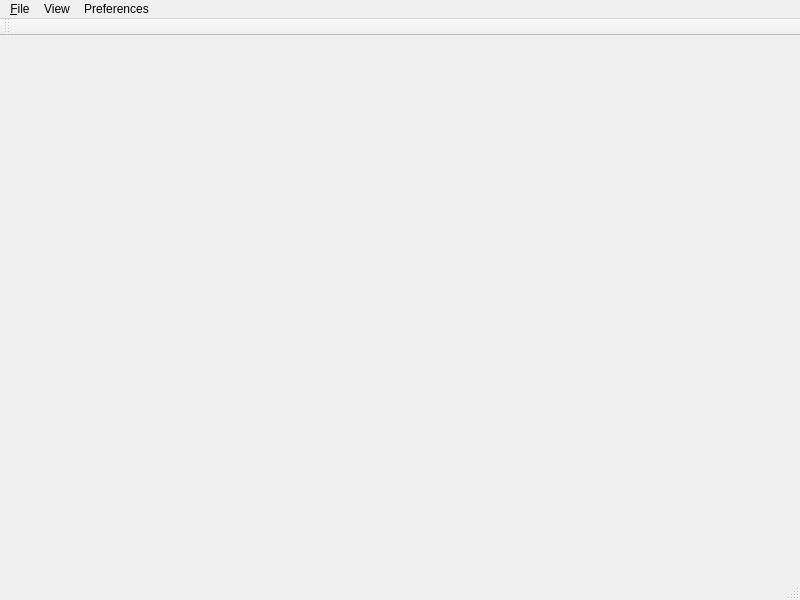
<?xml version="1.0" encoding="UTF-8"?>
<ui version="4.0">
 <class>MainWindow</class>
 <widget class="QMainWindow" name="MainWindow">
  <property name="geometry">
   <rect>
    <x>0</x>
    <y>0</y>
    <width>800</width>
    <height>600</height>
   </rect>
  </property>
  <property name="windowTitle">
   <string>MainWindow</string>
  </property>
  <widget class="QWidget" name="centralWidget"/>
  <widget class="QMenuBar" name="menuBar">
   <property name="geometry">
    <rect>
     <x>0</x>
     <y>0</y>
     <width>800</width>
     <height>20</height>
    </rect>
   </property>
   <widget class="QMenu" name="menu_File">
    <property name="title">
     <string>&amp;File</string>
    </property>
    <addaction name="actionNew_Project"/>
    <addaction name="actionOpen_Project"/>
    <addaction name="actionRecent_Projects"/>
   </widget>
   <widget class="QMenu" name="menuView">
    <property name="title">
     <string>View</string>
    </property>
    <addaction name="separator"/>
    <addaction name="actionSceneView"/>
    <addaction name="actionDopeSheet"/>
    <addaction name="actionModelView"/>
    <addaction name="actionModelList"/>
   </widget>
   <widget class="QMenu" name="menuPreferences">
    <property name="title">
     <string>Preferences</string>
    </property>
   </widget>
   <addaction name="menu_File"/>
   <addaction name="menuView"/>
   <addaction name="menuPreferences"/>
  </widget>
  <widget class="QToolBar" name="mainToolBar">
   <attribute name="toolBarArea">
    <enum>TopToolBarArea</enum>
   </attribute>
   <attribute name="toolBarBreak">
    <bool>false</bool>
   </attribute>
  </widget>
  <widget class="QStatusBar" name="statusBar"/>
  <action name="actionNew_Project">
   <property name="text">
    <string>New Project</string>
   </property>
  </action>
  <action name="actionOpen_Project">
   <property name="text">
    <string>Open Project...</string>
   </property>
  </action>
  <action name="actionRecent_Projects">
   <property name="text">
    <string>Recent Projects</string>
   </property>
  </action>
  <action name="actionSceneView">
   <property name="text">
    <string>SceneView</string>
   </property>
  </action>
  <action name="actionDopeSheet">
   <property name="text">
    <string>DopeSheet</string>
   </property>
  </action>
  <action name="actionModelView">
   <property name="text">
    <string>ModelView</string>
   </property>
  </action>
  <action name="actionModelList">
   <property name="text">
    <string>ModelList</string>
   </property>
  </action>
 </widget>
 <layoutdefault spacing="6" margin="11"/>
 <resources/>
 <connections/>
</ui>
